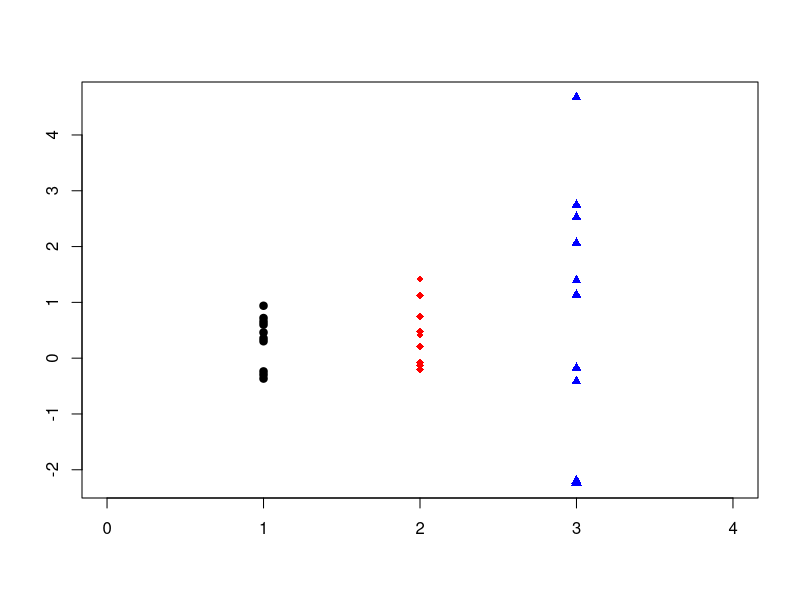
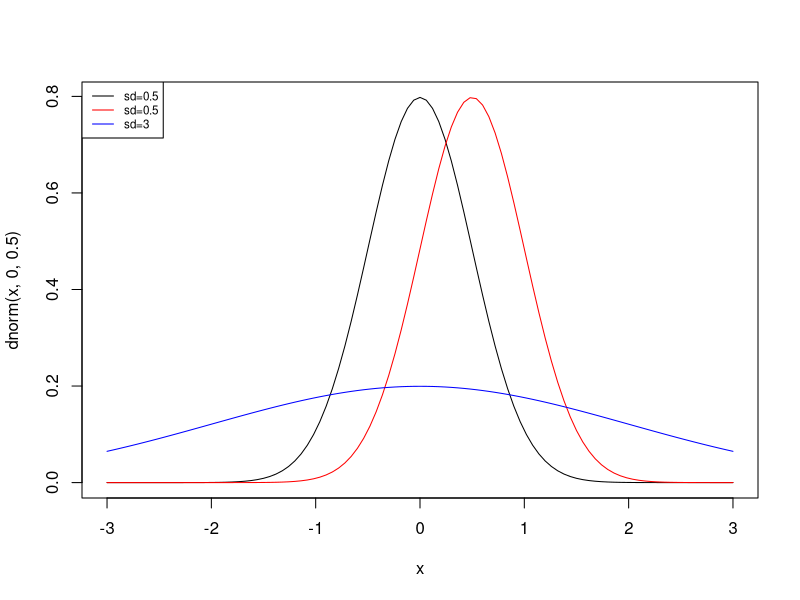

Write the R code that produced these figures, in order.
x=rnorm(10,0,0.5)
y=rnorm(10,0.5,0.5)
z=rnorm(10,0,2)
plot(rep(3,10),z,pch=17,xlim=c(0,4),col="blue",xlab="",ylab="")
points(rep(2,10),y,pch=18,col="red")
points(rep(1,10),x,pch=19)

curve(dnorm(x,0,0.5),xlim=c(-3,3),col="black")
curve(dnorm(x,0.5,0.5),col="red",add=TRUE)
curve(dnorm(x,0,2),col="blue",add=TRUE)
legend("topleft",legend=c("sd=0.5","sd=0.5","sd=3"),
       lty=c(1,1,1),col=c("black","red","blue"),cex=0.7)
